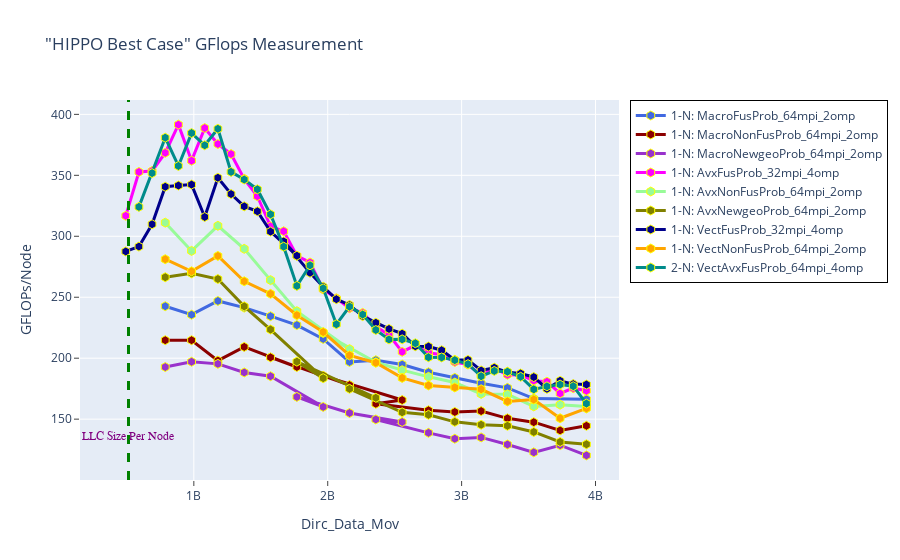

Notebook source saved alongside this figure:
### Markdown cell above
# Flops HIPPO BEST CASES

### Code cell
fig = go.Figure() 

# Node 1
# Macro
fig.add_trace(go.Scatter(x=(dfn1MacFusProb_64mpi_2omp.Dirc_Data_Mov*(dfn1MacFusProb_64mpi_2omp.MPI_size)), 
                         y=(dfn1MacFusProb_64mpi_2omp.GFLOPS*(dfn1MacFusProb_64mpi_2omp.MPI_size)), 
                         mode='lines+markers', 
                         name='1-N: MacroFusProb_64mpi_2omp',
                         line=dict(color='royalblue',width=3),
                         marker=dict(symbol='hexagon',size=9,line=dict(color='yellow',width=1))))

fig.add_trace(go.Scatter(x=(dfn1MacNonFusProb_64mpi_2omp.Dirc_Data_Mov*(dfn1MacNonFusProb_64mpi_2omp.MPI_size)), 
                         y=(dfn1MacNonFusProb_64mpi_2omp.GFLOPS*(dfn1MacNonFusProb_64mpi_2omp.MPI_size)), 
                         mode='lines+markers', 
                         name='1-N: MacroNonFusProb_64mpi_2omp',
                         line=dict(color='darkred',width=3),
                         marker=dict(symbol='hexagon',size=9, line=dict(color='yellow',width=1))))

fig.add_trace(go.Scatter(x=(dfn1MacNewgeoProb_64mpi_2omp.Dirc_Data_Mov*(dfn1MacNewgeoProb_64mpi_2omp.MPI_size)), 
                         y=(dfn1MacNewgeoProb_64mpi_2omp.GFLOPS*(dfn1MacNewgeoProb_64mpi_2omp.MPI_size)), 
                         mode='lines+markers', 
                         name='1-N: MacroNewgeoProb_64mpi_2omp',
                         line=dict(color='darkorchid',width=3),
                         marker=dict(symbol='hexagon',size=9, line=dict(color='yellow',width=1))))

# AVX

fig.add_trace(go.Scatter(x=(dfn1AvxFusProb_32mpi_4omp.Dirc_Data_Mov*(dfn1AvxFusProb_32mpi_4omp.MPI_size)), 
                         y=(dfn1AvxFusProb_32mpi_4omp.GFLOPS*(dfn1AvxFusProb_32mpi_4omp.MPI_size)), 
                         mode='lines+markers', 
                         name='1-N: AvxFusProb_32mpi_4omp',
                         line=dict(color='magenta',width=3),
                         marker=dict(symbol='hexagon',size=9, line=dict(color='yellow',width=1))))

fig.add_trace(go.Scatter(x=(dfn1AvxNonFusProb_64mpi_2omp.Dirc_Data_Mov*(dfn1AvxNonFusProb_64mpi_2omp.MPI_size)), 
                         y=(dfn1AvxNonFusProb_64mpi_2omp.GFLOPS*(dfn1AvxNonFusProb_64mpi_2omp.MPI_size)), 
                         mode='lines+markers', 
                         name='1-N: AvxNonFusProb_64mpi_2omp',
                         line=dict(color='palegreen',width=3),
                         marker=dict(symbol='hexagon',size=9, line=dict(color='yellow',width=1))))

fig.add_trace(go.Scatter(x=(dfn1AvxNewgeoProb_64mpi_2omp.Dirc_Data_Mov*(dfn1AvxNewgeoProb_64mpi_2omp.MPI_size)), 
                         y=(dfn1AvxNewgeoProb_64mpi_2omp.GFLOPS*(dfn1AvxNewgeoProb_64mpi_2omp.MPI_size)), 
                         mode='lines+markers', 
                         name='1-N: AvxNewgeoProb_64mpi_2omp',
                         line=dict(color='olive',width=3),
                         marker=dict(symbol='hexagon',size=9, line=dict(color='yellow',width=1))))

# VECT

fig.add_trace(go.Scatter(x=(dfn1VectFusProb_32mpi_4omp.Dirc_Data_Mov*(dfn1VectFusProb_32mpi_4omp.MPI_size)), 
                         y=(dfn1VectFusProb_32mpi_4omp.GFLOPS*(dfn1VectFusProb_32mpi_4omp.MPI_size)), 
                         mode='lines+markers', 
                         name='1-N: VectFusProb_32mpi_4omp',
                         line=dict(color='darkblue',width=3),
                         marker=dict(symbol='hexagon',size=9, line=dict(color='yellow',width=1))))

fig.add_trace(go.Scatter(x=(dfn1VectNonFusProb_64mpi_2omp.Dirc_Data_Mov*(dfn1VectNonFusProb_64mpi_2omp.MPI_size)), 
                         y=(dfn1VectNonFusProb_64mpi_2omp.GFLOPS*(dfn1VectNonFusProb_64mpi_2omp.MPI_size)), 
                         mode='lines+markers', 
                         name='1-N: VectNonFusProb_64mpi_2omp',
                         line=dict(color='orange',width=3),
                         marker=dict(symbol='hexagon',size=9,line=dict(color='yellow',width=1))))

fig.add_trace(go.Scatter(x=(dfn1VectNewgeoProb_64mpi_2omp.Dirc_Data_Mov*(dfn1VectNewgeoProb_64mpi_2omp.MPI_size)), 
                         y=(dfn1VectNewgeoProb_64mpi_2omp.GFLOPS*(dfn1VectNewgeoProb_64mpi_2omp.MPI_size)), 
                         mode='lines+markers', 
                         name='VectNewgeoProb_64mpi_2omp',
                         line=dict(color='royalblue',width=3),
                         marker=dict(symbol='diamond',size=5,line=dict(color='MediumPurple',width=2))))




# Node 2
fig.add_trace(go.Scatter(x=(dfn2AvxFusProb_64mpi_4omp.Dirc_Data_Mov*(dfn2AvxFusProb_64mpi_4omp.MPI_size/2)), 
                         y=(dfn2AvxFusProb_64mpi_4omp.GFLOPS*(dfn2AvxFusProb_64mpi_4omp.MPI_size/2)), 
                         mode='lines+markers', 
                         name='2-N: VectAvxFusProb_64mpi_4omp',
                          line=dict(color='darkcyan',width=3),
                         marker=dict(symbol='hexagon',size=9, line=dict(color='yellow',width=1))))




# Adding a vertical line
fig.add_vline(x=512e6, line_width=3, line_dash="dash", line_color="green")
# fig.add_hline(y=1024, line_width=3, line_dash="dash", line_color="red")

# Add annotation
fig.add_annotation(
    x='512e6'
    , y=130
    , text=f'LLC Size Per Node'
    , yanchor='bottom'
    , showarrow=False
    , arrowhead=1
    , arrowsize=1
    , arrowwidth=2
    , arrowcolor="#636363"
    , ax=-20
    , ay=-30
    , font=dict(size=12, color="purple", family="Sans Serif")
    , align="left"
    ,)

fig.update_layout(title='"HIPPO Best Case" GFlops Measurement',
                  xaxis_title='Dirc_Data_Mov', yaxis_title='GFLOPs/Node', 
                  xaxis=dict(ticks="outside"),  
                  yaxis=dict(ticks="outside"),
                  legend=go.layout.Legend(bordercolor="black",borderwidth=1))

### Figure 1 — Plotly figure (JSON) as saved in the notebook; plotly's stock layout.template omitted (floating-point values rounded to 4 significant figures)
{"data": [{"line": {"color": "royalblue", "width": 3}, "marker": {"line": {"color": "yellow", "width": 1}, "size": 9, "symbol": "hexagon"}, "mode": "lines+markers", "name": "1-N: MacroFusProb_64mpi_2omp", "type": "scatter", "x": [786432000, 983040000, 1179648000, 1376256000, 1572864000, 1769472000, 1966080000, 2162688000, 2359296000, 2555904000, 2752512000, 2949120000, 3145728000, 3342336000, 3538944000, 3932160000], "y": [242.6, 235.7, 247.0, 241.5, 234.5, 227.2, 215.8, 196.9, 198.3, 194.8, 188.5, 183.9, 179.5, 175.7, 166.8, 166.3]}, {"line": {"color": "darkred", "width": 3}, "marker": {"line": {"color": "yellow", "width": 1}, "size": 9, "symbol": "hexagon"}, "mode": "lines+markers", "name": "1-N: MacroNonFusProb_64mpi_2omp", "type": "scatter", "x": [786432000, 983040000, 1179648000, 1376256000, 1769472000, 1572864000, 2162688000, 1966080000, 2555904000, 2359296000, 2752512000, 2949120000, 3145728000, 3342336000, 3538944000, 3735552000, 3932160000], "y": [214.8, 214.8, 198.0, 209.3, 192.8, 200.7, 177.9, 185.5, 165.7, 162.6, 157.3, 155.9, 156.6, 150.7, 147.5, 140.8, 144.5]}, {"line": {"color": "darkorchid", "width": 3}, "marker": {"line": {"color": "yellow", "width": 1}, "size": 9, "symbol": "hexagon"}, "mode": "lines+markers", "name": "1-N: MacroNewgeoProb_64mpi_2omp", "type": "scatter", "x": [786432000, 983040000, 1179648000, 1376256000, 1572864000, 1966080000, 1769472000, 2162688000, 2555904000, 2359296000, 2752512000, 2949120000, 3145728000, 3342336000, 3538944000, 3735552000, 3932160000], "y": [192.7, 197.1, 195.3, 188.3, 185.2, 160.0, 168.2, 155.0, 147.7, 149.8, 138.8, 133.9, 135.0, 129.2, 122.7, 128.6, 120.3]}, {"line": {"color": "magenta", "width": 3}, "marker": {"line": {"color": "yellow", "width": 1}, "size": 9, "symbol": "hexagon"}, "mode": "lines+markers", "name": "1-N: AvxFusProb_32mpi_4omp", "type": "scatter", "x": [491520000, 589824000, 688128000, 786432000, 884736000, 983040000, 1081344000, 1179648000, 1277952000, 1376256000, 1474560000, 1572864000, 1671168000, 1769472000, 1867776000, 1966080000, 2064384000, 2162688000, 2260992000, 2359296000, 2457600000, 2555904000, 2654208000, 2752512000, 2850816000, 2949120000, 3047424000, 3145728000, 3244032000, 3342336000, 3440640000, 3538944000, 3637248000, 3735552000, 3833856000, 3932160000], "y": [316.8, 352.8, 353.6, 368.4, 391.6, 362.0, 388.7, 375.6, 367.4, 347.1, 332.8, 308.2, 304.1, 284.0, 278.5, 256.4, 249.2, 241.0, 237.2, 225.9, 219.1, 205.2, 210.6, 204.5, 202.8, 196.9, 194.8, 186.0, 191.6, 186.4, 186.2, 181.6, 180.7, 171.1, 175.4, 173.3]}, {"line": {"color": "palegreen", "width": 3}, "marker": {"line": {"color": "yellow", "width": 1}, "size": 9, "symbol": "hexagon"}, "mode": "lines+markers", "name": "1-N: AvxNonFusProb_64mpi_2omp", "type": "scatter", "x": [786432000, 983040000, 1179648000, 1376256000, 1572864000, 1769472000, 2162688000, 1966080000, 2359296000, 2555904000, 2752512000, 2949120000, 3145728000, 3342336000, 3538944000, 3735552000, 3932160000], "y": [311.2, 288.0, 308.6, 289.7, 264.0, 238.6, 207.4, 220.7, 196.6, 190.2, 184.7, 180.0, 170.7, 170.4, 160.5, 161.9, 160.3]}, {"line": {"color": "olive", "width": 3}, "marker": {"line": {"color": "yellow", "width": 1}, "size": 9, "symbol": "hexagon"}, "mode": "lines+markers", "name": "1-N: AvxNewgeoProb_64mpi_2omp", "type": "scatter", "x": [786432000, 983040000, 1179648000, 1376256000, 1572864000, 1966080000, 1769472000, 2359296000, 2162688000, 2555904000, 2752512000, 2949120000, 3145728000, 3342336000, 3538944000, 3735552000, 3932160000], "y": [266.4, 269.6, 264.9, 242.5, 223.5, 183.6, 197.2, 167.5, 174.9, 155.6, 153.6, 147.8, 145.4, 144.5, 139.5, 131.3, 129.4]}, {"line": {"color": "darkblue", "width": 3}, "marker": {"line": {"color": "yellow", "width": 1}, "size": 9, "symbol": "hexagon"}, "mode": "lines+markers", "name": "1-N: VectFusProb_32mpi_4omp", "type": "scatter", "x": [491520000, 589824000, 688128000, 786432000, 884736000, 983040000, 1081344000, 1179648000, 1277952000, 1376256000, 1474560000, 1572864000, 1769472000, 1671168000, 1867776000, 1966080000, 2064384000, 2162688000, 2260992000, 2359296000, 2457600000, 2555904000, 2654208000, 2752512000, 2850816000, 2949120000, 3047424000, 3145728000, 3244032000, 3342336000, 3440640000, 3538944000, 3637248000, 3735552000, 3833856000, 3932160000], "y": [287.6, 291.6, 309.9, 340.6, 341.6, 342.4, 315.9, 348.0, 334.6, 324.5, 320.5, 303.8, 284.0, 295.8, 270.1, 258.6, 248.4, 243.6, 234.5, 229.1, 224.0, 220.1, 209.8, 209.6, 206.5, 198.6, 198.6, 189.9, 192.2, 188.6, 187.4, 184.5, 174.8, 181.5, 178.7, 178.4]}, {"line": {"color": "orange", "width": 3}, "marker": {"line": {"color": "yellow", "width": 1}, "size": 9, "symbol": "hexagon"}, "mode": "lines+markers", "name": "1-N: VectNonFusProb_64mpi_2omp", "type": "scatter", "x": [786432000, 983040000, 1179648000, 1376256000, 1572864000, 1769472000, 1966080000, 2162688000, 2359296000, 2555904000, 2752512000, 2949120000, 3145728000, 3342336000, 3538944000, 3735552000, 3932160000], "y": [281.2, 271.2, 283.9, 263.1, 252.8, 235.3, 221.4, 202.3, 196.3, 183.8, 177.7, 176.0, 174.5, 164.5, 166.1, 150.7, 158.8]}, {"line": {"color": "darkcyan", "width": 3}, "marker": {"line": {"color": "yellow", "width": 1}, "size": 9, "symbol": "hexagon"}, "mode": "lines+markers", "name": "2-N: VectAvxFusProb_64mpi_4omp", "type": "scatter", "x": [589824000, 688128000, 786432000, 884736000, 983040000, 1081344000, 1179648000, 1277952000, 1376256000, 1474560000, 1572864000, 1671168000, 1769472000, 1867776000, 1966080000, 2064384000, 2162688000, 2260992000, 2359296000, 2457600000, 2555904000, 2654208000, 2752512000, 2850816000, 2949120000, 3047424000, 3145728000, 3244032000, 3342336000, 3440640000, 3538944000, 3637248000, 3735552000, 3833856000, 3932160000], "y": [324.1, 351.8, 380.9, 357.7, 384.6, 374.6, 388.2, 352.8, 346.6, 338.5, 318.0, 291.5, 259.3, 276.2, 257.3, 227.8, 242.3, 235.8, 223.1, 215.4, 215.4, 212.3, 200.8, 200.7, 198.4, 195.1, 185.2, 189.6, 188.9, 184.8, 174.4, 176.9, 178.4, 177.0, 162.8]}], "layout": {"annotations": [{"align": "left", "arrowcolor": "#636363", "arrowhead": 1, "arrowsize": 1, "arrowwidth": 2, "ax": -20, "ay": -30, "font": {"color": "purple", "family": "Sans Serif", "size": 12}, "showarrow": false, "text": "LLC Size Per Node", "x": "512e6", "y": 130, "yanchor": "bottom"}], "legend": {"bordercolor": "black", "borderwidth": 1}, "shapes": [{"line": {"color": "green", "dash": "dash", "width": 3}, "type": "line", "x0": 512000000, "x1": 512000000, "xref": "x", "y0": 0, "y1": 1, "yref": "y domain"}], "title": {"text": "\"HIPPO Best Case\" GFlops Measurement"}, "xaxis": {"ticks": "outside", "title": {"text": "Dirc_Data_Mov"}}, "yaxis": {"ticks": "outside", "title": {"text": "GFLOPs/Node"}}}}
